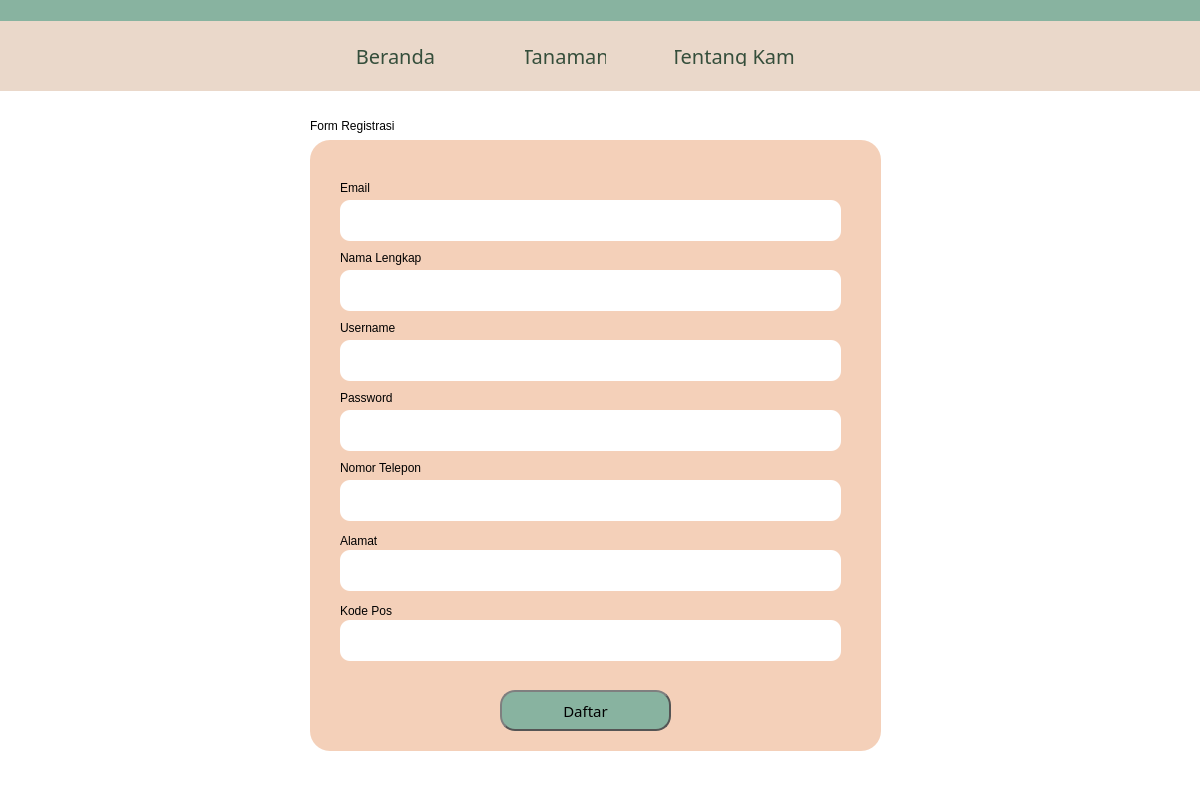
<?xml version="1.0" encoding="UTF-8"?>
<ui version="4.0">
 <class>Dialog</class>
 <widget class="QDialog" name="Dialog">
  <property name="geometry">
   <rect>
    <x>0</x>
    <y>0</y>
    <width>1200</width>
    <height>800</height>
   </rect>
  </property>
  <property name="minimumSize">
   <size>
    <width>1200</width>
    <height>800</height>
   </size>
  </property>
  <property name="maximumSize">
   <size>
    <width>1200</width>
    <height>800</height>
   </size>
  </property>
  <property name="windowTitle">
   <string>Dialog</string>
  </property>
  <widget class="QWidget" name="bgwidget" native="true">
   <property name="enabled">
    <bool>true</bool>
   </property>
   <property name="geometry">
    <rect>
     <x>0</x>
     <y>0</y>
     <width>1200</width>
     <height>800</height>
    </rect>
   </property>
   <property name="minimumSize">
    <size>
     <width>1200</width>
     <height>800</height>
    </size>
   </property>
   <property name="maximumSize">
    <size>
     <width>1200</width>
     <height>800</height>
    </size>
   </property>
   <property name="autoFillBackground">
    <bool>false</bool>
   </property>
   <property name="styleSheet">
    <string notr="true">QWidget#bgwidget{
background-color: white;}</string>
   </property>
   <widget class="QFrame" name="loginframe">
    <property name="geometry">
     <rect>
      <x>310</x>
      <y>140</y>
      <width>571</width>
      <height>611</height>
     </rect>
    </property>
    <property name="styleSheet">
     <string notr="true">QFrame#loginframe{
	background-color: rgb(244, 208, 185);
    border: 0px solid #555;
    border-radius: 20px;
    border-style: outset;
    padding: 5px;
}</string>
    </property>
    <property name="frameShape">
     <enum>QFrame::StyledPanel</enum>
    </property>
    <property name="frameShadow">
     <enum>QFrame::Raised</enum>
    </property>
    <widget class="QLineEdit" name="emailBox">
     <property name="geometry">
      <rect>
       <x>30</x>
       <y>60</y>
       <width>501</width>
       <height>41</height>
      </rect>
     </property>
     <property name="styleSheet">
      <string notr="true">QLineEdit#emailBox{
	background-color: white;
    border: 0px solid #555;
    border-radius: 10px;
    border-style: outset;
    padding: 5px;
	font: 12pt &quot;Sansita&quot;;
}</string>
     </property>
     <property name="text">
      <string/>
     </property>
    </widget>
    <widget class="QPushButton" name="QPushButton_3">
     <property name="geometry">
      <rect>
       <x>190</x>
       <y>550</y>
       <width>171</width>
       <height>41</height>
      </rect>
     </property>
     <property name="font">
      <font>
       <family>Sansita</family>
       <pointsize>11</pointsize>
      </font>
     </property>
     <property name="styleSheet">
      <string notr="true">QPushButton {
    border: 2px solid #555;
    border-radius: 15px;
    border-style: outset;
    padding: 5px;
	color : black;
    background-color : rgb(136, 179, 160);
    }

QPushButton:hover {
	color : white;
    background-color : rgb(85, 170, 127)
    }

QPushButton:pressed {
    border-style: inset;
    background: qradialgradient(
        cx: 0.4, cy: -0.1, fx: 0.4, fy: -0.1,
        radius: 1.35, stop: 0 #fff, stop: 1 #ddd
        );
    }</string>
     </property>
     <property name="text">
      <string>Daftar</string>
     </property>
     <property name="checkable">
      <bool>false</bool>
     </property>
    </widget>
    <widget class="QLabel" name="label_3">
     <property name="geometry">
      <rect>
       <x>30</x>
       <y>40</y>
       <width>81</width>
       <height>16</height>
      </rect>
     </property>
     <property name="styleSheet">
      <string notr="true">font: 12pt &quot;Sansita&quot;;</string>
     </property>
     <property name="text">
      <string>Email</string>
     </property>
    </widget>
    <widget class="QLabel" name="label_4">
     <property name="geometry">
      <rect>
       <x>30</x>
       <y>110</y>
       <width>101</width>
       <height>16</height>
      </rect>
     </property>
     <property name="styleSheet">
      <string notr="true">font: 12pt &quot;Sansita&quot;;</string>
     </property>
     <property name="text">
      <string>Nama Lengkap</string>
     </property>
    </widget>
    <widget class="QLineEdit" name="namaBox">
     <property name="geometry">
      <rect>
       <x>30</x>
       <y>130</y>
       <width>501</width>
       <height>41</height>
      </rect>
     </property>
     <property name="styleSheet">
      <string notr="true">QLineEdit#namaBox{
	background-color: white;
    border: 0px solid #555;
    border-radius: 10px;
    border-style: outset;
    padding: 5px;
	font: 12pt &quot;Sansita&quot;;
}</string>
     </property>
     <property name="text">
      <string/>
     </property>
    </widget>
    <widget class="QLabel" name="label_5">
     <property name="geometry">
      <rect>
       <x>30</x>
       <y>180</y>
       <width>81</width>
       <height>16</height>
      </rect>
     </property>
     <property name="styleSheet">
      <string notr="true">font: 12pt &quot;Sansita&quot;;</string>
     </property>
     <property name="text">
      <string>Username</string>
     </property>
    </widget>
    <widget class="QLabel" name="label_6">
     <property name="geometry">
      <rect>
       <x>30</x>
       <y>250</y>
       <width>81</width>
       <height>16</height>
      </rect>
     </property>
     <property name="styleSheet">
      <string notr="true">font: 12pt &quot;Sansita&quot;;</string>
     </property>
     <property name="text">
      <string>Password</string>
     </property>
    </widget>
    <widget class="QLineEdit" name="passwordBox">
     <property name="geometry">
      <rect>
       <x>30</x>
       <y>270</y>
       <width>501</width>
       <height>41</height>
      </rect>
     </property>
     <property name="styleSheet">
      <string notr="true">QLineEdit#passwordBox{
	background-color: white;
    border: 0px solid #555;
    border-radius: 10px;
    border-style: outset;
    padding: 5px;
	font: 12pt &quot;Sansita&quot;;
}</string>
     </property>
     <property name="text">
      <string/>
     </property>
    </widget>
    <widget class="QLabel" name="label_7">
     <property name="geometry">
      <rect>
       <x>30</x>
       <y>320</y>
       <width>101</width>
       <height>16</height>
      </rect>
     </property>
     <property name="styleSheet">
      <string notr="true">font: 12pt &quot;Sansita&quot;;</string>
     </property>
     <property name="text">
      <string>Nomor Telepon</string>
     </property>
    </widget>
    <widget class="QLineEdit" name="telpBox">
     <property name="geometry">
      <rect>
       <x>30</x>
       <y>340</y>
       <width>501</width>
       <height>41</height>
      </rect>
     </property>
     <property name="styleSheet">
      <string notr="true">QLineEdit#telpBox{
	background-color: white;
    border: 0px solid #555;
    border-radius: 10px;
    border-style: outset;
    padding: 5px;
	font: 12pt &quot;Sansita&quot;;
}</string>
     </property>
     <property name="text">
      <string/>
     </property>
    </widget>
    <widget class="QLabel" name="label_8">
     <property name="geometry">
      <rect>
       <x>30</x>
       <y>390</y>
       <width>81</width>
       <height>21</height>
      </rect>
     </property>
     <property name="styleSheet">
      <string notr="true">font: 12pt &quot;Sansita&quot;;</string>
     </property>
     <property name="text">
      <string>Alamat</string>
     </property>
    </widget>
    <widget class="QLineEdit" name="adressBox">
     <property name="geometry">
      <rect>
       <x>30</x>
       <y>410</y>
       <width>501</width>
       <height>41</height>
      </rect>
     </property>
     <property name="styleSheet">
      <string notr="true">QLineEdit#adressBox{
	background-color: white;
    border: 0px solid #555;
    border-radius: 10px;
    border-style: outset;
    padding: 5px;
	font: 12pt &quot;Sansita&quot;;
}</string>
     </property>
     <property name="text">
      <string/>
     </property>
    </widget>
    <widget class="QLineEdit" name="usernameBox">
     <property name="geometry">
      <rect>
       <x>30</x>
       <y>200</y>
       <width>501</width>
       <height>41</height>
      </rect>
     </property>
     <property name="styleSheet">
      <string notr="true">QLineEdit#usernameBox{
	background-color: white;
    border: 0px solid #555;
    border-radius: 10px;
    border-style: outset;
    padding: 5px;
	font: 12pt &quot;Sansita&quot;;
}</string>
     </property>
     <property name="text">
      <string/>
     </property>
    </widget>
    <widget class="QLineEdit" name="posBox">
     <property name="geometry">
      <rect>
       <x>30</x>
       <y>480</y>
       <width>501</width>
       <height>41</height>
      </rect>
     </property>
     <property name="styleSheet">
      <string notr="true">QLineEdit#posBox{
	background-color: white;
    border: 0px solid #555;
    border-radius: 10px;
    border-style: outset;
    padding: 5px;
	font: 12pt &quot;Sansita&quot;;
}</string>
     </property>
     <property name="text">
      <string/>
     </property>
    </widget>
    <widget class="QLabel" name="label_9">
     <property name="geometry">
      <rect>
       <x>30</x>
       <y>460</y>
       <width>81</width>
       <height>21</height>
      </rect>
     </property>
     <property name="styleSheet">
      <string notr="true">font: 12pt &quot;Sansita&quot;;</string>
     </property>
     <property name="text">
      <string>Kode Pos</string>
     </property>
    </widget>
   </widget>
   <widget class="QLabel" name="label_10">
    <property name="geometry">
     <rect>
      <x>310</x>
      <y>110</y>
      <width>151</width>
      <height>31</height>
     </rect>
    </property>
    <property name="styleSheet">
     <string notr="true">font: 16pt &quot;Sansita&quot;;</string>
    </property>
    <property name="text">
     <string>Form Registrasi</string>
    </property>
   </widget>
   <widget class="QFrame" name="navbar">
    <property name="geometry">
     <rect>
      <x>0</x>
      <y>0</y>
      <width>1211</width>
      <height>91</height>
     </rect>
    </property>
    <property name="styleSheet">
     <string notr="true">QFrame#navbar{
	background-color: rgb(234, 216, 202);
   
    border-style: outset;
    padding: 5px;
}</string>
    </property>
    <property name="frameShape">
     <enum>QFrame::StyledPanel</enum>
    </property>
    <property name="frameShadow">
     <enum>QFrame::Raised</enum>
    </property>
    <widget class="QFrame" name="frame_2">
     <property name="geometry">
      <rect>
       <x>-10</x>
       <y>-30</y>
       <width>1211</width>
       <height>51</height>
      </rect>
     </property>
     <property name="styleSheet">
      <string notr="true">QFrame#frame_2{
	background-color: rgb(136, 179, 160);
   
    border-style: outset;
    padding: 5px;
}</string>
     </property>
     <property name="frameShape">
      <enum>QFrame::StyledPanel</enum>
     </property>
     <property name="frameShadow">
      <enum>QFrame::Raised</enum>
     </property>
    </widget>
    <widget class="QLabel" name="Logo">
     <property name="geometry">
      <rect>
       <x>0</x>
       <y>0</y>
       <width>281</width>
       <height>121</height>
      </rect>
     </property>
     <property name="styleSheet">
      <string notr="true">font: 87 26pt &quot;Sansita&quot;;
color : rgb(0, 0, 0) </string>
     </property>
     <property name="text">
      <string/>
     </property>
     <property name="pixmap">
      <pixmap>../../../../../../../../Downloads/1E284E92-8854-46D1-BC93-31B6BD0FC54D-removebg-preview 1.png</pixmap>
     </property>
     <property name="scaledContents">
      <bool>true</bool>
     </property>
     <property name="alignment">
      <set>Qt::AlignCenter</set>
     </property>
    </widget>
    <widget class="QPushButton" name="berandaButton">
     <property name="geometry">
      <rect>
       <x>350</x>
       <y>40</y>
       <width>91</width>
       <height>31</height>
      </rect>
     </property>
     <property name="font">
      <font>
       <family>Sansita</family>
       <pointsize>15</pointsize>
      </font>
     </property>
     <property name="autoFillBackground">
      <bool>false</bool>
     </property>
     <property name="styleSheet">
      <string notr="true">QPushButton {
    border: 0px solid #555;
    border-radius: 15px;
    border-style: outset;
    padding: 5px;
	color : rgb(53, 78, 59);
    background-color :  rgb(234, 216, 202);
    }

QPushButton:hover {
	color : white;
    }</string>
     </property>
     <property name="text">
      <string>Beranda</string>
     </property>
     <property name="checkable">
      <bool>false</bool>
     </property>
    </widget>
    <widget class="QPushButton" name="tanamanButton">
     <property name="geometry">
      <rect>
       <x>520</x>
       <y>40</y>
       <width>91</width>
       <height>31</height>
      </rect>
     </property>
     <property name="font">
      <font>
       <family>Sansita</family>
       <pointsize>15</pointsize>
      </font>
     </property>
     <property name="styleSheet">
      <string notr="true">QPushButton {
    border: 0px solid #555;
    border-radius: 15px;
    border-style: outset;
    padding: 5px;
	color :  rgb(53, 78, 59);
    background-color :  rgb(234, 216, 202);
    }

QPushButton:hover {
	color : white;
    }</string>
     </property>
     <property name="text">
      <string>Tanaman</string>
     </property>
     <property name="checkable">
      <bool>false</bool>
     </property>
    </widget>
    <widget class="QPushButton" name="aboutButton">
     <property name="geometry">
      <rect>
       <x>670</x>
       <y>40</y>
       <width>131</width>
       <height>31</height>
      </rect>
     </property>
     <property name="font">
      <font>
       <family>Sansita</family>
       <pointsize>15</pointsize>
      </font>
     </property>
     <property name="styleSheet">
      <string notr="true">QPushButton {
    border: 0px solid #555;
    border-radius: 15px;
    border-style: outset;
    padding: 5px;
	color : rgb(53, 78, 59);
    background-color :  rgb(234, 216, 202);
    }

QPushButton:hover {
	color : white;
    }</string>
     </property>
     <property name="text">
      <string>Tentang Kami</string>
     </property>
     <property name="checkable">
      <bool>false</bool>
     </property>
    </widget>
    <widget class="QPushButton" name="searchButton">
     <property name="geometry">
      <rect>
       <x>930</x>
       <y>40</y>
       <width>31</width>
       <height>31</height>
      </rect>
     </property>
     <property name="mouseTracking">
      <bool>false</bool>
     </property>
     <property name="autoFillBackground">
      <bool>false</bool>
     </property>
     <property name="text">
      <string/>
     </property>
     <property name="icon">
      <iconset>
       <normaloff>../../img/Search.png</normaloff>../../img/Search.png</iconset>
     </property>
     <property name="iconSize">
      <size>
       <width>31</width>
       <height>31</height>
      </size>
     </property>
     <property name="autoDefault">
      <bool>true</bool>
     </property>
     <property name="default">
      <bool>false</bool>
     </property>
     <property name="flat">
      <bool>true</bool>
     </property>
    </widget>
    <widget class="QPushButton" name="userButton">
     <property name="geometry">
      <rect>
       <x>980</x>
       <y>35</y>
       <width>31</width>
       <height>41</height>
      </rect>
     </property>
     <property name="text">
      <string/>
     </property>
     <property name="icon">
      <iconset>
       <normaloff>../../img/User.png</normaloff>../../img/User.png</iconset>
     </property>
     <property name="iconSize">
      <size>
       <width>31</width>
       <height>41</height>
      </size>
     </property>
     <property name="flat">
      <bool>true</bool>
     </property>
    </widget>
    <widget class="QPushButton" name="cartButton">
     <property name="geometry">
      <rect>
       <x>1080</x>
       <y>30</y>
       <width>31</width>
       <height>51</height>
      </rect>
     </property>
     <property name="text">
      <string/>
     </property>
     <property name="icon">
      <iconset>
       <normaloff>../../img/Shopping Cart.png</normaloff>
       <normalon>../../img/Shopping Cart.png</normalon>../../img/Shopping Cart.png</iconset>
     </property>
     <property name="iconSize">
      <size>
       <width>31</width>
       <height>51</height>
      </size>
     </property>
     <property name="autoExclusive">
      <bool>false</bool>
     </property>
     <property name="autoDefault">
      <bool>true</bool>
     </property>
     <property name="flat">
      <bool>true</bool>
     </property>
    </widget>
    <widget class="QLabel" name="notification">
     <property name="geometry">
      <rect>
       <x>1030</x>
       <y>40</y>
       <width>31</width>
       <height>31</height>
      </rect>
     </property>
     <property name="text">
      <string/>
     </property>
     <property name="pixmap">
      <pixmap>../../img/Doorbell.png</pixmap>
     </property>
     <property name="scaledContents">
      <bool>true</bool>
     </property>
    </widget>
   </widget>
  </widget>
 </widget>
 <resources/>
 <connections/>
</ui>
